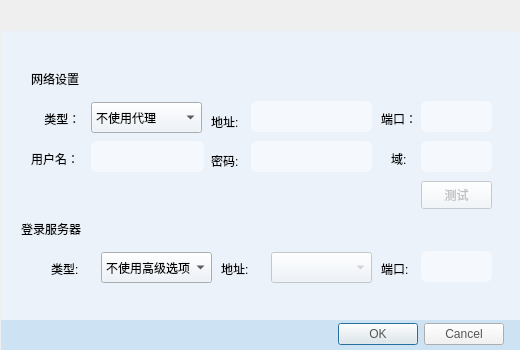
<?xml version="1.0" encoding="UTF-8"?>
<ui version="4.0">
 <class>Form</class>
 <widget class="QWidget" name="Form">
  <property name="geometry">
   <rect>
    <x>0</x>
    <y>0</y>
    <width>520</width>
    <height>350</height>
   </rect>
  </property>
  <property name="minimumSize">
   <size>
    <width>520</width>
    <height>350</height>
   </size>
  </property>
  <property name="maximumSize">
   <size>
    <width>520</width>
    <height>350</height>
   </size>
  </property>
  <property name="windowTitle">
   <string>设置</string>
  </property>
  <property name="windowIcon">
   <iconset resource="../images/login.qrc">
    <normaloff>:/login/QQ.png</normaloff>:/login/QQ.png</iconset>
  </property>
  <widget class="QWidget" name="widget" native="true">
   <property name="geometry">
    <rect>
     <x>1</x>
     <y>1</y>
     <width>520</width>
     <height>30</height>
    </rect>
   </property>
   <property name="minimumSize">
    <size>
     <width>520</width>
     <height>30</height>
    </size>
   </property>
   <property name="maximumSize">
    <size>
     <width>520</width>
     <height>30</height>
    </size>
   </property>
   <property name="styleSheet">
    <string notr="true">image: url(:/login/版图.png);</string>
   </property>
  </widget>
  <widget class="QWidget" name="widget_2" native="true">
   <property name="geometry">
    <rect>
     <x>1</x>
     <y>31</y>
     <width>520</width>
     <height>289</height>
    </rect>
   </property>
   <property name="styleSheet">
    <string notr="true">background-color: rgb(235, 242, 249);
font: 9pt &quot;黑体&quot;;</string>
   </property>
   <widget class="QLabel" name="label">
    <property name="geometry">
     <rect>
      <x>30</x>
      <y>40</y>
      <width>72</width>
      <height>15</height>
     </rect>
    </property>
    <property name="styleSheet">
     <string notr="true">font: 10pt &quot;黑体&quot;;</string>
    </property>
    <property name="text">
     <string>网络设置</string>
    </property>
   </widget>
   <widget class="QLabel" name="label_2">
    <property name="geometry">
     <rect>
      <x>40</x>
      <y>80</y>
      <width>72</width>
      <height>15</height>
     </rect>
    </property>
    <property name="text">
     <string> 类型：</string>
    </property>
   </widget>
   <widget class="QLabel" name="label_3">
    <property name="geometry">
     <rect>
      <x>30</x>
      <y>120</y>
      <width>72</width>
      <height>15</height>
     </rect>
    </property>
    <property name="text">
     <string>用户名：</string>
    </property>
   </widget>
   <widget class="QLabel" name="label_4">
    <property name="geometry">
     <rect>
      <x>20</x>
      <y>190</y>
      <width>101</width>
      <height>16</height>
     </rect>
    </property>
    <property name="styleSheet">
     <string notr="true">font: 10pt &quot;黑体&quot;;</string>
    </property>
    <property name="text">
     <string>登录服务器</string>
    </property>
   </widget>
   <widget class="QLabel" name="label_5">
    <property name="geometry">
     <rect>
      <x>50</x>
      <y>230</y>
      <width>72</width>
      <height>15</height>
     </rect>
    </property>
    <property name="text">
     <string>类型:</string>
    </property>
   </widget>
   <widget class="QComboBox" name="comboBox">
    <property name="geometry">
     <rect>
      <x>90</x>
      <y>71</y>
      <width>111</width>
      <height>31</height>
     </rect>
    </property>
    <property name="styleSheet">
     <string notr="true">font: 75 7pt &quot;微软雅黑&quot;;</string>
    </property>
    <item>
     <property name="text">
      <string>不使用代理</string>
     </property>
    </item>
    <item>
     <property name="text">
      <string>HTTP代理</string>
     </property>
    </item>
    <item>
     <property name="text">
      <string>SOCKS5代理</string>
     </property>
    </item>
    <item>
     <property name="text">
      <string>使用浏览器设置</string>
     </property>
    </item>
   </widget>
   <widget class="QLabel" name="label_6">
    <property name="geometry">
     <rect>
      <x>210</x>
      <y>80</y>
      <width>41</width>
      <height>21</height>
     </rect>
    </property>
    <property name="text">
     <string>地址:</string>
    </property>
   </widget>
   <widget class="QLineEdit" name="lineEdit">
    <property name="enabled">
     <bool>false</bool>
    </property>
    <property name="geometry">
     <rect>
      <x>250</x>
      <y>70</y>
      <width>121</width>
      <height>31</height>
     </rect>
    </property>
    <property name="styleSheet">
     <string notr="true">QLineEdit{
	background-color:rgb(255, 255, 255);
	border-radius:6px;
}

QLineEdit:disabled{
	background-color:rgb(245, 248, 252);
}</string>
    </property>
   </widget>
   <widget class="QLabel" name="label_7">
    <property name="geometry">
     <rect>
      <x>380</x>
      <y>80</y>
      <width>72</width>
      <height>15</height>
     </rect>
    </property>
    <property name="text">
     <string>端口：</string>
    </property>
   </widget>
   <widget class="QLineEdit" name="lineEdit_2">
    <property name="enabled">
     <bool>false</bool>
    </property>
    <property name="geometry">
     <rect>
      <x>420</x>
      <y>70</y>
      <width>71</width>
      <height>31</height>
     </rect>
    </property>
    <property name="styleSheet">
     <string notr="true">QLineEdit{
	background-color:rgb(255, 255, 255);
	border-radius:6px;
}

QLineEdit:disabled{
	background-color:rgb(245, 248, 252);
}</string>
    </property>
   </widget>
   <widget class="QLineEdit" name="lineEdit_3">
    <property name="enabled">
     <bool>false</bool>
    </property>
    <property name="geometry">
     <rect>
      <x>90</x>
      <y>110</y>
      <width>113</width>
      <height>31</height>
     </rect>
    </property>
    <property name="styleSheet">
     <string notr="true">QLineEdit{
	background-color:rgb(255, 255, 255);
	border-radius:6px;
}

QLineEdit:disabled{
	background-color:rgb(245, 248, 252);
}</string>
    </property>
   </widget>
   <widget class="QLabel" name="label_8">
    <property name="geometry">
     <rect>
      <x>210</x>
      <y>120</y>
      <width>41</width>
      <height>20</height>
     </rect>
    </property>
    <property name="text">
     <string>密码:</string>
    </property>
   </widget>
   <widget class="QLineEdit" name="lineEdit_4">
    <property name="enabled">
     <bool>false</bool>
    </property>
    <property name="geometry">
     <rect>
      <x>250</x>
      <y>110</y>
      <width>121</width>
      <height>31</height>
     </rect>
    </property>
    <property name="styleSheet">
     <string notr="true">QLineEdit{
	background-color:rgb(255, 255, 255);
	border-radius:6px;
}

QLineEdit:disabled{
	background-color:rgb(245, 248, 252);
}</string>
    </property>
   </widget>
   <widget class="QLabel" name="label_9">
    <property name="geometry">
     <rect>
      <x>390</x>
      <y>120</y>
      <width>21</width>
      <height>16</height>
     </rect>
    </property>
    <property name="text">
     <string>域:</string>
    </property>
   </widget>
   <widget class="QLineEdit" name="lineEdit_5">
    <property name="enabled">
     <bool>false</bool>
    </property>
    <property name="geometry">
     <rect>
      <x>420</x>
      <y>110</y>
      <width>71</width>
      <height>31</height>
     </rect>
    </property>
    <property name="styleSheet">
     <string notr="true">QLineEdit{
	background-color:rgb(255, 255, 255);
	border-radius:6px;
}

QLineEdit:disabled{
	background-color:rgb(245, 248, 252);
}</string>
    </property>
   </widget>
   <widget class="QPushButton" name="pushButton">
    <property name="enabled">
     <bool>false</bool>
    </property>
    <property name="geometry">
     <rect>
      <x>420</x>
      <y>150</y>
      <width>71</width>
      <height>28</height>
     </rect>
    </property>
    <property name="styleSheet">
     <string notr="true">background-color: rgb(240, 245, 250);
font: 9pt &quot;黑体&quot;;</string>
    </property>
    <property name="text">
     <string>测试</string>
    </property>
   </widget>
   <widget class="QComboBox" name="comboBox_2">
    <property name="geometry">
     <rect>
      <x>100</x>
      <y>221</y>
      <width>111</width>
      <height>31</height>
     </rect>
    </property>
    <property name="styleSheet">
     <string notr="true">font: 75 7pt &quot;微软雅黑&quot;;</string>
    </property>
    <item>
     <property name="text">
      <string>不使用高级选项</string>
     </property>
    </item>
    <item>
     <property name="text">
      <string>UDP类型</string>
     </property>
    </item>
    <item>
     <property name="text">
      <string>TCp类型</string>
     </property>
    </item>
   </widget>
   <widget class="QLabel" name="label_10">
    <property name="geometry">
     <rect>
      <x>220</x>
      <y>230</y>
      <width>72</width>
      <height>15</height>
     </rect>
    </property>
    <property name="text">
     <string>地址:</string>
    </property>
   </widget>
   <widget class="QComboBox" name="comboBox_3">
    <property name="enabled">
     <bool>false</bool>
    </property>
    <property name="geometry">
     <rect>
      <x>270</x>
      <y>221</y>
      <width>101</width>
      <height>31</height>
     </rect>
    </property>
    <property name="styleSheet">
     <string notr="true">QLineEdit{
	background-color:rgb(85, 170, 255);
	color: rgb(255, 255, 255);
	border-radius:6px;
}

QLineEdit:disabled{
	background-color:rgb(245, 248, 252);
}</string>
    </property>
    <item>
     <property name="text">
      <string/>
     </property>
    </item>
    <item>
     <property name="text">
      <string>183.60.48.174</string>
     </property>
    </item>
    <item>
     <property name="text">
      <string>sz.tencent.com</string>
     </property>
    </item>
    <item>
     <property name="text">
      <string>sz2.tencent.com</string>
     </property>
    </item>
    <item>
     <property name="text">
      <string>sz3.tencent.com</string>
     </property>
    </item>
    <item>
     <property name="text">
      <string>sz4.tencent.com</string>
     </property>
    </item>
    <item>
     <property name="text">
      <string>sz5.tencent.com</string>
     </property>
    </item>
   </widget>
   <widget class="QLabel" name="label_11">
    <property name="geometry">
     <rect>
      <x>380</x>
      <y>230</y>
      <width>72</width>
      <height>15</height>
     </rect>
    </property>
    <property name="text">
     <string>端口:</string>
    </property>
   </widget>
   <widget class="QLineEdit" name="lineEdit_6">
    <property name="enabled">
     <bool>false</bool>
    </property>
    <property name="geometry">
     <rect>
      <x>420</x>
      <y>220</y>
      <width>71</width>
      <height>31</height>
     </rect>
    </property>
    <property name="styleSheet">
     <string notr="true">QLineEdit{
	background-color:rgb(255, 255, 255);
	border-radius:6px;
}

QLineEdit:disabled{
	background-color:rgb(245, 248, 252);
}</string>
    </property>
   </widget>
  </widget>
  <widget class="QWidget" name="widget_3" native="true">
   <property name="geometry">
    <rect>
     <x>1</x>
     <y>320</y>
     <width>520</width>
     <height>30</height>
    </rect>
   </property>
   <property name="minimumSize">
    <size>
     <width>520</width>
     <height>30</height>
    </size>
   </property>
   <property name="maximumSize">
    <size>
     <width>520</width>
     <height>30</height>
    </size>
   </property>
   <property name="styleSheet">
    <string notr="true">background-color: rgb(205, 226, 242);</string>
   </property>
   <widget class="QDialogButtonBox" name="buttonBox">
    <property name="geometry">
     <rect>
      <x>302</x>
      <y>0</y>
      <width>201</width>
      <height>28</height>
     </rect>
    </property>
    <property name="styleSheet">
     <string notr="true">color: rgb(85, 85, 85);
background-color: rgb(242, 242, 242);
font: 9pt &quot;黑体&quot;;
</string>
    </property>
    <property name="standardButtons">
     <set>QDialogButtonBox::Cancel|QDialogButtonBox::Ok</set>
    </property>
   </widget>
  </widget>
 </widget>
 <resources>
  <include location="../images/login.qrc"/>
 </resources>
 <connections>
  <connection>
   <sender>buttonBox</sender>
   <signal>rejected()</signal>
   <receiver>Form</receiver>
   <slot>show_menu()</slot>
   <hints>
    <hint type="sourcelabel">
     <x>466</x>
     <y>333</y>
    </hint>
    <hint type="destinationlabel">
     <x>879</x>
     <y>333</y>
    </hint>
   </hints>
  </connection>
  <connection>
   <sender>buttonBox</sender>
   <signal>accepted()</signal>
   <receiver>Form</receiver>
   <slot>show_menu()</slot>
   <hints>
    <hint type="sourcelabel">
     <x>343</x>
     <y>329</y>
    </hint>
    <hint type="destinationlabel">
     <x>551</x>
     <y>340</y>
    </hint>
   </hints>
  </connection>
  <connection>
   <sender>lineEdit</sender>
   <signal>textChanged(QString)</signal>
   <receiver>Form</receiver>
   <slot>enable_test()</slot>
   <hints>
    <hint type="sourcelabel">
     <x>307</x>
     <y>113</y>
    </hint>
    <hint type="destinationlabel">
     <x>651</x>
     <y>113</y>
    </hint>
   </hints>
  </connection>
  <connection>
   <sender>lineEdit_2</sender>
   <signal>textChanged(QString)</signal>
   <receiver>Form</receiver>
   <slot>enable_test()</slot>
   <hints>
    <hint type="sourcelabel">
     <x>447</x>
     <y>118</y>
    </hint>
    <hint type="destinationlabel">
     <x>532</x>
     <y>125</y>
    </hint>
   </hints>
  </connection>
  <connection>
   <sender>comboBox</sender>
   <signal>activated(QString)</signal>
   <receiver>Form</receiver>
   <slot>enable_test()</slot>
   <hints>
    <hint type="sourcelabel">
     <x>135</x>
     <y>114</y>
    </hint>
    <hint type="destinationlabel">
     <x>702</x>
     <y>53</y>
    </hint>
   </hints>
  </connection>
  <connection>
   <sender>comboBox_2</sender>
   <signal>activated(QString)</signal>
   <receiver>Form</receiver>
   <slot>enable_pane()</slot>
   <hints>
    <hint type="sourcelabel">
     <x>153</x>
     <y>263</y>
    </hint>
    <hint type="destinationlabel">
     <x>676</x>
     <y>263</y>
    </hint>
   </hints>
  </connection>
  <connection>
   <sender>comboBox_3</sender>
   <signal>activated(QString)</signal>
   <receiver>Form</receiver>
   <slot>enable_pane()</slot>
   <hints>
    <hint type="sourcelabel">
     <x>330</x>
     <y>270</y>
    </hint>
    <hint type="destinationlabel">
     <x>555</x>
     <y>286</y>
    </hint>
   </hints>
  </connection>
  <connection>
   <sender>lineEdit_6</sender>
   <signal>textChanged(QString)</signal>
   <receiver>Form</receiver>
   <slot>enable_pane()</slot>
   <hints>
    <hint type="sourcelabel">
     <x>437</x>
     <y>263</y>
    </hint>
    <hint type="destinationlabel">
     <x>543</x>
     <y>273</y>
    </hint>
   </hints>
  </connection>
  <connection>
   <sender>lineEdit_3</sender>
   <signal>textChanged(QString)</signal>
   <receiver>Form</receiver>
   <slot>enable_test()</slot>
   <hints>
    <hint type="sourcelabel">
     <x>102</x>
     <y>156</y>
    </hint>
    <hint type="destinationlabel">
     <x>-20</x>
     <y>156</y>
    </hint>
   </hints>
  </connection>
  <connection>
   <sender>lineEdit_4</sender>
   <signal>textChanged(QString)</signal>
   <receiver>Form</receiver>
   <slot>enable_test()</slot>
   <hints>
    <hint type="sourcelabel">
     <x>289</x>
     <y>154</y>
    </hint>
    <hint type="destinationlabel">
     <x>532</x>
     <y>216</y>
    </hint>
   </hints>
  </connection>
  <connection>
   <sender>lineEdit_5</sender>
   <signal>textChanged(QString)</signal>
   <receiver>Form</receiver>
   <slot>enable_test()</slot>
   <hints>
    <hint type="sourcelabel">
     <x>450</x>
     <y>157</y>
    </hint>
    <hint type="destinationlabel">
     <x>570</x>
     <y>158</y>
    </hint>
   </hints>
  </connection>
  <connection>
   <sender>pushButton</sender>
   <signal>clicked()</signal>
   <receiver>Form</receiver>
   <slot>enable_test()</slot>
   <hints>
    <hint type="sourcelabel">
     <x>467</x>
     <y>195</y>
    </hint>
    <hint type="destinationlabel">
     <x>600</x>
     <y>205</y>
    </hint>
   </hints>
  </connection>
 </connections>
 <slots>
  <slot>show_menu()</slot>
  <slot>enable_test()</slot>
  <slot>enable_pane()</slot>
 </slots>
</ui>
